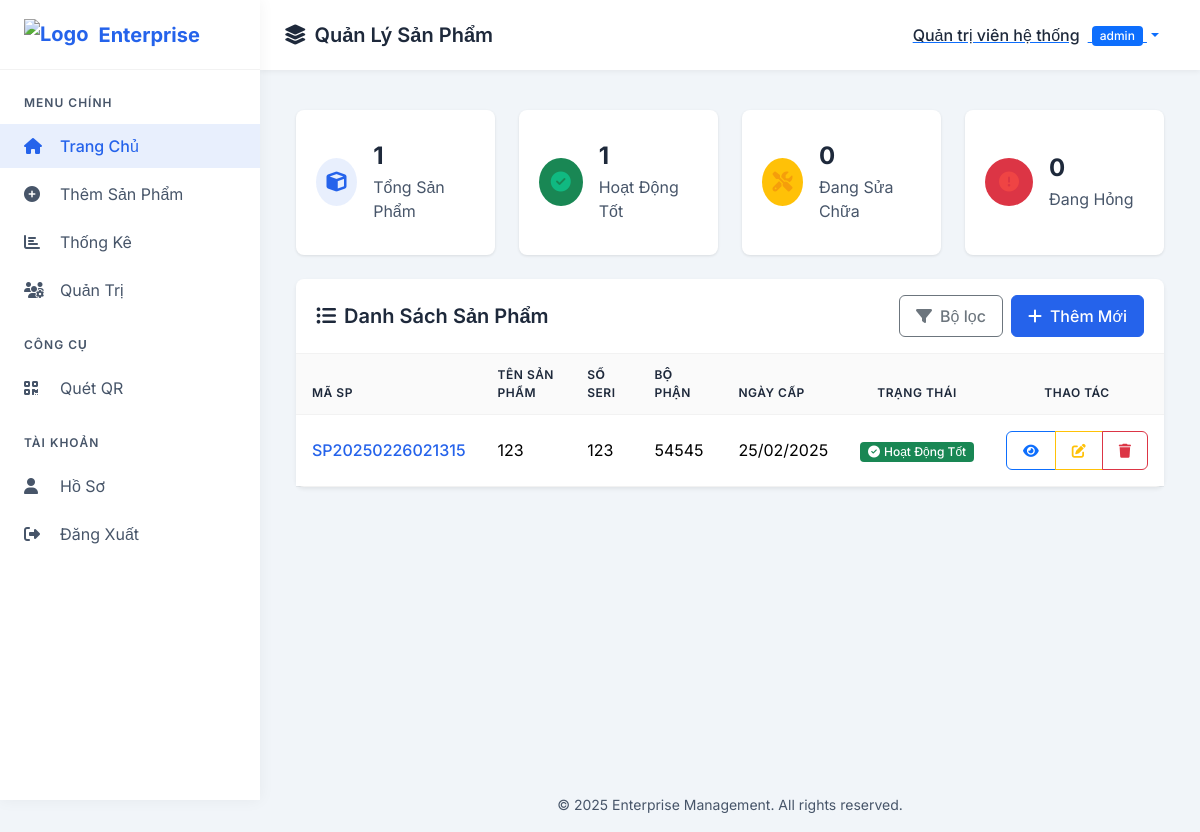
Screenshot of / (signed in) with the database file from the repository.
### app.py (models this page shows, shortened)
class User(UserMixin, db.Model):
    id = db.Column(db.Integer, primary_key=True)
    username = db.Column(db.String(150), unique=True, nullable=False)
    email = db.Column(db.String(150), unique=True, nullable=True)
    password_hash = db.Column(db.String(150), nullable=False)
    role = db.Column(db.String(50), default=ROLE_USER)
    is_approved = db.Column(db.Boolean, default=False)
    approved_by = db.Column(db.Integer, db.ForeignKey('user.id'), nullable=True)
    full_name = db.Column(db.String(150), nullable=True)
    employee_code = db.Column(db.String(50), unique=True, nullable=True)
    date_created = db.Column(db.DateTime, default=datetime.now)
    last_login = db.Column(db.DateTime, nullable=True)

class Product(db.Model):
    id = db.Column(db.Integer, primary_key=True)
    date_entry = db.Column(db.DateTime, nullable=False)
    product_code = db.Column(db.String(50), unique=True, nullable=False)
    product_name = db.Column(db.String(150), nullable=False)
    serial_number = db.Column(db.String(150), unique=True, nullable=False)
    date_issue = db.Column(db.Date, nullable=False)
    department = db.Column(db.String(150), nullable=False)
    status = db.Column(db.String(50), nullable=False)
    qr_code_data = db.Column(db.LargeBinary)
    qr_url = db.Column(db.String(500))
    entered_by = db.Column(db.Integer, db.ForeignKey('user.id'))
    entered_by_user = db.relationship('User', foreign_keys=[entered_by])
    notes = db.Column(db.Text, nullable=True)
    last_updated = db.Column(db.DateTime, default=datetime.now, onupdate=datetime.now)

### app.py (the view, shortened to what this page needs)
@app.route('/')
def index():
    if not current_user.is_authenticated:
        return redirect(url_for('login'))
    page = request.args.get('page', 1, type=int)
    search = request.args.get('search', '')
    status_filter = request.args.get('status', '')
    department_filter = request.args.get('department', '')
    query = Product.query
    if status_filter:
        query = query.filter(Product.status == status_filter)
    if department_filter:
        query = query.filter(Product.department == department_filter)
    departments = db.session.query(Product.department).distinct().all()
    department_list = [d[0] for d in departments]
    products = query.order_by(Product.id.desc()).paginate(page=page, per_page=10)
    total_products = Product.query.count()
    running_count = Product.query.filter_by(status='chạy tốt').count()
    repairing_count = Product.query.filter_by(status='đang sửa').count()
    broken_count = Product.query.filter_by(status='hỏng').count()
    return render_template(
        'index.html',
        products=products,
        search=search,
        status_filter=status_filter,
        department_filter=department_filter,
        departments=department_list,
        total_products=total_products,
        running_count=running_count,
        repairing_count=repairing_count,
        broken_count=broken_count
    )

### app.py (called while the page is built)
@login_manager.user_loader
def load_user(user_id):
    return User.query.get(int(user_id))

@app.context_processor
def utility_processor():
    def get_approver(approver_id):
        return User.query.get(approver_id)
    return dict(get_approver=get_approver, now=datetime.now())

@app.before_request
def log_request_info():
    app.logger.info(f"Request: {request.method} {request.path} from {request.remote_addr}")

### templates/index.html (shortened to what this page needs)
{% extends 'base.html' %}
{% block header_title %}<i class="fas fa-layer-group me-2"></i>Quản Lý Sản Phẩm{% endblock %}
{% block content %}
<div class="container-fluid">
  <div class="row g-4 mb-4">
    <div class="col-md-3 col-sm-6">
      <div class="card stat-card">
        <div class="card-body d-flex align-items-center">
          <div class="stat-icon">
            <i class="fas fa-cube"></i>
          </div>
          <div class="ms-3">
            <h3>{{ total_products }}</h3>
            <p>Tổng Sản Phẩm</p>
          </div>
        </div>
      </div>
    </div>
    <div class="col-md-3 col-sm-6">
      <div class="card stat-card">
        <div class="card-body d-flex align-items-center">
          <div class="stat-icon bg-success">
            <i class="fas fa-check-circle"></i>
          </div>
          <div class="ms-3">
            <h3>{{ running_count }}</h3>
            <p>Hoạt Động Tốt</p>
          </div>
        </div>
      </div>
    </div>
    <div class="col-md-3 col-sm-6">
      <div class="card stat-card">
        <div class="card-body d-flex align-items-center">
          <div class="stat-icon bg-warning">
            <i class="fas fa-tools"></i>
          </div>
          <div class="ms-3">
            <h3>{{ repairing_count }}</h3>
            <p>Đang Sửa Chữa</p>
          </div>
        </div>
      </div>
    </div>
    <div class="col-md-3 col-sm-6">
      <div class="card stat-card">
        <div class="card-body d-flex align-items-center">
          <div class="stat-icon bg-danger">
            <i class="fas fa-exclamation-circle"></i>
          </div>
          <div class="ms-3">
            <h3>{{ broken_count }}</h3>
            <p>Đang Hỏng</p>
          </div>
        </div>
      </div>
    </div>
  </div>
  <div class="card shadow-sm">
    <div class="card-header d-flex justify-content-between align-items-center flex-wrap gap-2">
      <h5 class="mb-0"><i class="fas fa-list-ul me-2"></i>Danh Sách Sản Phẩm</h5>
      <div class="d-flex align-items-center gap-2">
        <button class="btn btn-outline-secondary" type="button" id="toggleFilters">
          <i class="fas fa-filter me-2"></i>Bộ lọc
        </button>
        {% if current_user.is_authenticated and current_user.role in ['manager', 'admin'] %}
        <a href="{{ url_for('add_product') }}" class="btn btn-primary">
          <i class="fas fa-plus me-2"></i>Thêm Mới
        </a>
        {% endif %}
      </div>
    </div>
    <div class="table-responsive">
      <table class="table table-hover mb-0">
        <thead>
          <tr>
            <th>MÃ SP</th>
            <th>TÊN SẢN PHẨM</th>
            <th>SỐ SERI</th>
            <th>BỘ PHẬN</th>
            <th>NGÀY CẤP</th>
            <th class="text-center">TRẠNG THÁI</th>
            <th class="text-center">THAO TÁC</th>
          </tr>
        </thead>
        <tbody>
          {% for product in products.items %}
          <tr>
            <td><span class="text-primary fw-medium">{{ product.product_code }}</span></td>
            <td>{{ product.product_name }}</td>
            <td>{{ product.serial_number }}</td>
            <td>{{ product.department }}</td>
            <td>{{ product.date_issue.strftime("%d/%m/%Y") }}</td>
            <td class="text-center">
              {% if product.status == 'chạy tốt' %}
                <span class="badge bg-success">
                  <i class="fas fa-check-circle me-1"></i>Hoạt Động Tốt
                </span>
              {% elif product.status == 'đang sửa' %}
                <span class="badge bg-warning">
                  <i class="fas fa-tools me-1"></i>Đang Sửa Chữa
                </span>
              {% else %}
                <span class="badge bg-danger">
                  <i class="fas fa-exclamation-circle me-1"></i>Đang Hỏng
                </span>
              {% endif %}
            </td>
            <td class="text-center">
              <div class="btn-group">
                <a href="{{ url_for('product_detail', product_id=product.id) }}" class="btn btn-sm btn-outline-primary" title="Xem chi tiết">
                  <i class="fas fa-eye"></i>
                </a>
                {% if current_user.is_authenticated and current_user.role in ['manager', 'admin'] %}
                <a href="{{ url_for('edit_product', product_id=product.id) }}" class="btn btn-sm btn-outline-warning" title="Chỉnh sửa">
                  <i class="fas fa-edit"></i>
                </a>
                <button type="button" class="btn btn-sm btn-outline-danger" title="Xóa"
                        onclick="confirmDelete({{ product.id }}, '{{ product.product_name }}')">
                  <i class="fas fa-trash"></i>
                </button>
                {% endif %}
              </div>
            </td>
          </tr>
          {% endfor %}
        </tbody>
      </table>
    </div>
  </div>
</div>
{% endblock %}

### templates/base.html (shortened to what this page needs)
<!DOCTYPE html>
<html lang="vi">
<head>
  <link rel="stylesheet" href="https://cdnjs.cloudflare.com/ajax/libs/font-awesome/6.4.2/css/all.min.css">
  <link href="https://cdn.jsdelivr.net/npm/bootstrap@5.3.2/dist/css/bootstrap.min.css" rel="stylesheet">
  <link rel="stylesheet" href="{{ url_for('static', filename='style.css') }}">
</head>
<body>
  <div class="wrapper">
    <aside class="sidebar" id="sidebar">
      <div class="sidebar-header">
        <div class="brand-logo">
          <img src="{{ url_for('static', filename='logo.png') }}" alt="Logo">
          <span>Enterprise</span>
        </div>
      </div>
      <nav class="sidebar-nav">
        <div class="nav-section">
          <p class="nav-title">MENU CHÍNH</p>
          <div class="nav-item">
            <a href="{{ url_for('index') }}" class="nav-link {% if request.endpoint == 'index' %}active{% endif %}">
              <i class="fas fa-home"></i>
              <span>Trang Chủ</span>
            </a>
          </div>
          {% if current_user.is_authenticated %}
            {% if current_user.role in ['manager', 'admin'] %}
            <div class="nav-item">
              <a href="{{ url_for('add_product') }}" class="nav-link {% if request.endpoint == 'add_product' %}active{% endif %}">
                <i class="fas fa-plus-circle"></i>
                <span>Thêm Sản Phẩm</span>
              </a>
            </div>
            <div class="nav-item">
              <a href="{{ url_for('dashboard') }}" class="nav-link {% if request.endpoint == 'dashboard' %}active{% endif %}">
                <i class="fas fa-chart-bar"></i>
                <span>Thống Kê</span>
              </a>
            </div>
            {% endif %}
            {% if current_user.role == 'admin' %}
            <div class="nav-item">
              <a href="{{ url_for('admin_panel') }}" class="nav-link {% if request.endpoint == 'admin_panel' %}active{% endif %}">
                <i class="fas fa-users-cog"></i>
                <span>Quản Trị</span>
              </a>
            </div>
            {% endif %}
          {% endif %}
        </div>
        <div class="nav-section">
          <p class="nav-title">CÔNG CỤ</p>
          <div class="nav-item">
            <a href="{{ url_for('scan_qr') }}" class="nav-link {% if request.endpoint == 'scan_qr' %}active{% endif %}">
              <i class="fas fa-qrcode"></i>
              <span>Quét QR</span>
            </a>
          </div>
        </div>
        <div class="nav-section">
          <p class="nav-title">TÀI KHOẢN</p>
          {% if current_user.is_authenticated %}
            <div class="nav-item">
              <a href="{{ url_for('profile') }}" class="nav-link {% if request.endpoint == 'profile' %}active{% endif %}">
                <i class="fas fa-user"></i>
                <span>Hồ Sơ</span>
              </a>
            </div>
            <div class="nav-item">
              <a href="{{ url_for('logout') }}" class="nav-link">
                <i class="fas fa-sign-out-alt"></i>
                <span>Đăng Xuất</span>
              </a>
            </div>
          {% endif %}
        </div>
      </nav>
    </aside>
    <div class="main-content">
      <header class="header">
        <h4 class="header-title">{% block header_title %}Dashboard{% endblock %}</h4>
        <div class="header-right ms-auto">
          {% if current_user.is_authenticated %}
          <div class="dropdown">
            <button class="btn btn-link dropdown-toggle" type="button" data-bs-toggle="dropdown">
              <span class="user-name">{{ current_user.full_name or current_user.username }}</span>
              <span class="user-role badge bg-primary">{{ current_user.role }}</span>
            </button>
          </div>
          {% endif %}
        </div>
      </header>
      <div class="page-content">
        {% block content %}{% endblock %}
      </div>
      <footer class="footer text-center py-3">
        <small>&copy; {{ now.year if now else "2025" }} Enterprise Management. All rights reserved.</small>
      </footer>
    </div>
  </div>
</body>
</html>

### rows the page displays
User: full_name "Quản trị viên hệ thống", role "admin"
Product: product_code "SP20250226021315", product_name "123", serial_number "123", department "54545", date_issue "25/02/2025", status "chạy tốt" (drawn)

### other values shown
{{ total_products }} "1"
{{ running_count }} "1"
{{ repairing_count }} "0"
{{ broken_count }} "0"
